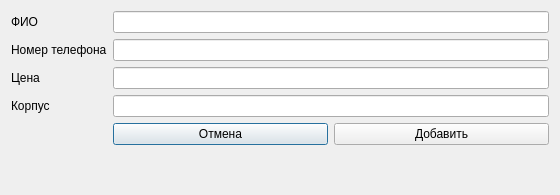
<?xml version="1.0" encoding="UTF-8"?>
<ui version="4.0">
 <class>AddSeller</class>
 <widget class="QDialog" name="AddSeller">
  <property name="geometry">
   <rect>
    <x>0</x>
    <y>0</y>
    <width>560</width>
    <height>195</height>
   </rect>
  </property>
  <property name="sizePolicy">
   <sizepolicy hsizetype="Fixed" vsizetype="Fixed">
    <horstretch>0</horstretch>
    <verstretch>0</verstretch>
   </sizepolicy>
  </property>
  <property name="windowTitle">
   <string>Добавить продавца</string>
  </property>
  <layout class="QFormLayout" name="formLayout">
   <item row="0" column="0">
    <widget class="QLabel" name="label">
     <property name="text">
      <string>ФИО</string>
     </property>
    </widget>
   </item>
   <item row="0" column="1">
    <widget class="QLineEdit" name="NameLine"/>
   </item>
   <item row="1" column="0">
    <widget class="QLabel" name="label_2">
     <property name="text">
      <string>Номер телефона</string>
     </property>
    </widget>
   </item>
   <item row="1" column="1">
    <widget class="QLineEdit" name="NumberLine"/>
   </item>
   <item row="2" column="0">
    <widget class="QLabel" name="label_3">
     <property name="text">
      <string>Цена</string>
     </property>
    </widget>
   </item>
   <item row="2" column="1">
    <widget class="QLineEdit" name="PriceLine"/>
   </item>
   <item row="3" column="0">
    <widget class="QLabel" name="label_4">
     <property name="text">
      <string>Корпус</string>
     </property>
    </widget>
   </item>
   <item row="3" column="1">
    <widget class="QLineEdit" name="BuildingLine"/>
   </item>
   <item row="4" column="1">
    <layout class="QHBoxLayout" name="horizontalLayout">
     <item>
      <widget class="QPushButton" name="CancelButton">
       <property name="text">
        <string>Отмена</string>
       </property>
      </widget>
     </item>
     <item>
      <widget class="QPushButton" name="AddButton">
       <property name="text">
        <string>Добавить</string>
       </property>
      </widget>
     </item>
    </layout>
   </item>
  </layout>
 </widget>
 <resources/>
 <connections/>
</ui>
